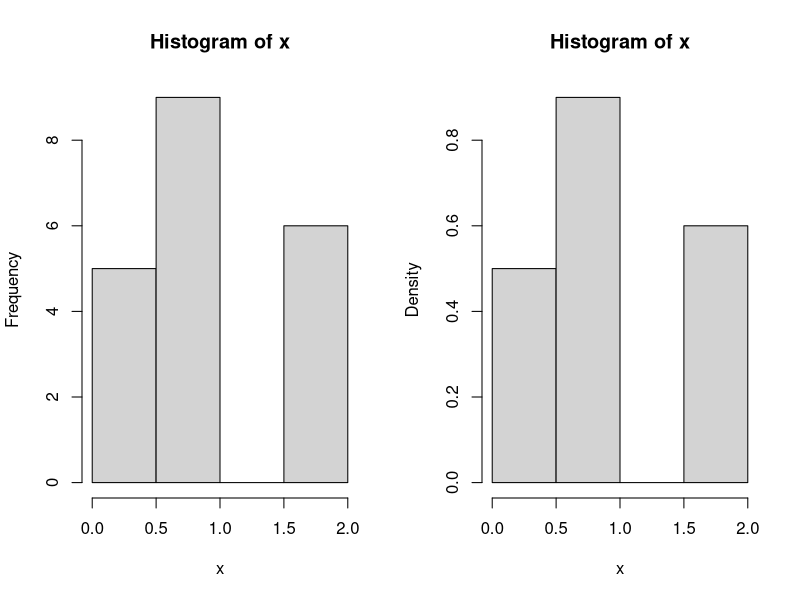

This chart was generated by the following R code:
x <- c(1, 2, 1, 0, 2, 2, 1, 1, 0, 0,
       2, 2, 1, 1, 0, 0, 1, 2, 1, 1)
par(mfrow = c(1,2))
hist(x)
hist(x, probability = T)
